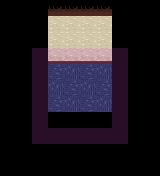

Below is a game level as drawn by its tile map, then a one-line description and the .tmx file that defines it, in full:
An orthogonal 10x11 tile map with 16x16 px tiles, 4 tile layers (floor, walls, collision, above).

<map version="1.10" tiledversion="1.10.2" orientation="orthogonal" renderorder="right-down" width="10" height="11" tilewidth="16" tileheight="16" infinite="0" nextlayerid="5" nextobjectid="1">
 <properties>
  <property name="clampCamera" type="bool" value="true" />
  <property name="music" value="res/audio/music/fish.mp3" />
  <property name="music_speed" type="float" value="0.25" />
  <property name="music_volume" type="float" value="3" />
  <property name="tint" value="0,0,0,127" />
 </properties>
 <tileset firstgid="1" source="../tilesets/library.tsx" />
 <layer id="1" name="floor" width="10" height="11">
  <data encoding="csv">
0,0,0,0,0,0,0,0,0,0,
0,0,0,0,0,0,0,0,0,0,
0,0,0,0,0,0,0,0,0,0,
0,0,0,0,0,0,0,0,0,0,
0,0,0,29,30,29,30,0,0,0,
0,0,0,30,29,30,29,0,0,0,
0,0,0,29,30,29,30,0,0,0,
0,0,0,30,29,30,29,0,0,0,
0,0,0,0,0,0,0,0,0,0,
0,0,0,0,0,0,0,0,0,0,
0,0,0,0,0,0,0,0,0,0
</data>
 </layer>
 <layer id="2" name="walls" width="10" height="11">
  <data encoding="csv">
0,0,44,20,20,20,20,44,0,0,
0,0,44,34,34,34,34,44,0,0,
0,0,44,48,48,48,48,44,0,0,
0,0,44,62,62,62,62,44,0,0,
0,0,44,0,0,0,0,44,0,0,
0,0,44,0,0,0,0,44,0,0,
0,0,44,0,0,0,0,44,0,0,
0,0,44,0,0,0,0,44,0,0,
0,0,0,0,0,0,0,0,0,0,
0,0,0,0,0,0,0,0,0,0,
0,0,0,0,0,0,0,0,0,0
</data>
 </layer>
 <layer id="3" name="collision" width="10" height="11" opacity="0.2">
  <properties>
   <property name="draw" type="bool" value="false" />
  </properties>
  <data encoding="csv">
0,0,0,0,0,0,0,0,0,0,
0,0,0,0,0,0,0,0,0,0,
0,0,0,0,0,0,0,0,0,0,
0,0,43,43,43,43,43,43,0,0,
0,0,43,0,0,0,0,43,0,0,
0,0,43,0,0,0,0,43,0,0,
0,0,43,0,0,0,0,43,0,0,
0,0,43,0,0,0,0,43,0,0,
0,0,43,43,43,43,43,43,0,0,
0,0,0,0,0,0,0,0,0,0,
0,0,0,0,0,0,0,0,0,0
</data>
 </layer>
 <layer id="4" name="above" width="10" height="11">
  <properties>
   <property name="height" type="int" value="1" />
  </properties>
  <data encoding="csv">
0,0,0,0,0,0,0,0,0,0,
0,0,0,0,0,0,0,0,0,0,
0,0,0,0,0,0,0,0,0,0,
0,0,0,0,0,0,0,0,0,0,
0,0,0,0,0,0,0,0,0,0,
0,0,0,0,0,0,0,0,0,0,
0,0,0,0,0,0,0,0,0,0,
0,0,0,44,44,44,44,0,0,0,
0,0,0,0,0,0,0,0,0,0,
0,0,0,0,0,0,0,0,0,0,
0,0,0,0,0,0,0,0,0,0
</data>
 </layer>
</map>
